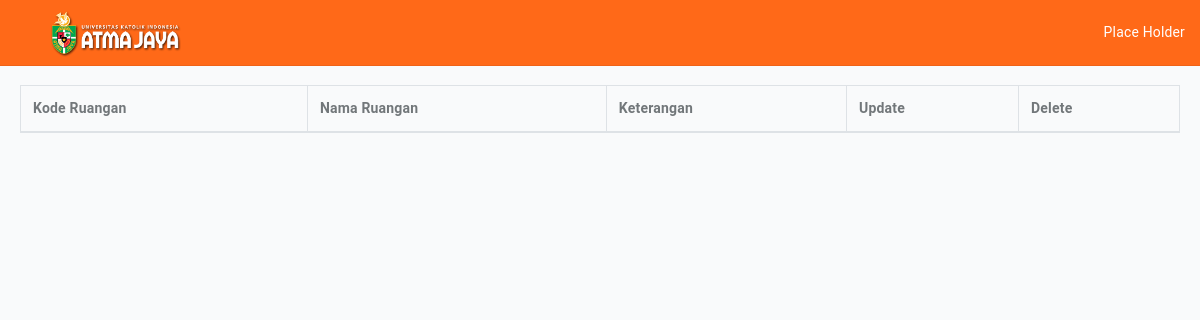
Page /show_ruangan.php on the earlier database version.
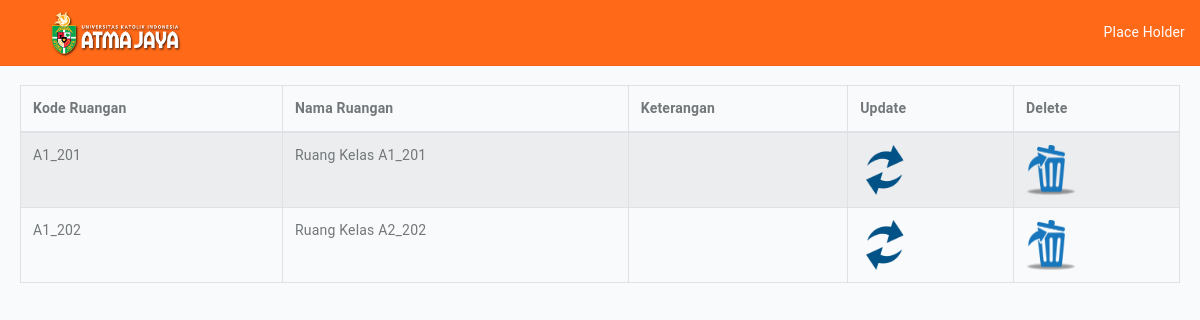
Same page on the later database version.
### tables this page shows
CREATE TABLE IF NOT EXISTS `tb_ruangan` (
  `kd_ruangan` varchar(10) NOT NULL,
  `nama_ruangan` text NOT NULL,
  `keterangan` text NOT NULL,
  PRIMARY KEY (`kd_ruangan`)
);

### Koneksi/koneksi.php (called while the page is built, shortened)
<?php
	$myDbs = "sistem_ruangan";
?>

### fungsi/fungsi.php (called while the page is built, shortened)
<?php
class DB_Functions{
	function __construct(){
		include 'Koneksi/koneksi.php';
	}
            ?>
            <?php
    function getDataRuangan() {
            $result = mysql_query("SELECT * FROM tb_ruangan");
        return $result;
    }
}
?>

### show_ruangan.php (the view, shortened to what this page needs)
<!DOCTYPE html>
<html>
<head>
	<?php
	require "./admin/partials/header.php";
	include "./fungsi/fungsi.php";
        $fungsi = new DB_Functions();
	?>
    <link rel="stylesheet" type="text/css" href="https://cdn.datatables.net/1.10.11/css/jquery.dataTables.min.css">
</head>
<body class="app">
	<div class="page-container">
		<?php require './admin/partials/admin_navbar.php'; ?>
		<main class="main-content bgc-grey-100">
			<div id="mainContent">
				<table class="display table table-striped table-bordered" id="datatable">
                    <thead>
                    	<th>Kode Ruangan</th>
                    	<th>Nama Ruangan</th>
                    	<th>Keterangan</th>
                    	<th>Update</th>
                    	<th>Delete</th>
                    </thead>
                    <tbody>
                    	<?php
                                $myQry = $fungsi->getDataRuangan();
                                while ($kolomData = mysql_fetch_array($myQry)) {
                                    ?>
                                    <tr>
                                        <td><?php echo $kolomData['kd_ruangan']; ?></td>
                                        <td><?php echo $kolomData['nama_ruangan']; ?></td>
                                        <td><?php echo $kolomData['keterangan']; ?></td>
                                        <td><img src="images/update.png" width="50" height="50"></td>
                                        <td><img src="images/delete.png" width="50" height="50"></td>
                                    </tr>
                                <?php } ?>
                    </tbody>
                </table>
			</div>
		</main>
	</div>
</body>
</html>

### admin/partials/header.php (shortened to what this page needs)
<link href="assets/style.css" rel="stylesheet">

### admin/partials/admin_navbar.php (shortened to what this page needs)
<div class="header navbar" style="background-color:#FF6918; width:100%;">
	<div class="header-container">
		<ul class="nav-left">
			<li class="dropdown">
				<a href="" class="dropdown-toggle no-after peers fxw-nw ai-c lh-1" data-toggle="dropdown">
					<div class="peer">
						<span class="fsz-sm c-white"><img src="./assets/assets/static/images/header.png" height="60.em" width="150.em"></span>
					</div>
				</a>
				</li>
			</ul>
		<ul class="nav-right">
			<li class="dropdown">
				<a href="" class="dropdown-toggle no-after peers fxw-nw ai-c lh-1" data-toggle="dropdown">
					<div class="peer">
						<span class="fsz-sm c-white">Place Holder</span>
					</div>
				</a>
					</li>
				</ul>
	</div>
</div>

### admin/partials/header.php (style rules this page uses)
.page-container { padding: 0px!important; }

Differences in the rows shown:
added tb_ruangan: kd_ruangan "A1_201", nama_ruangan "Ruang Kelas A1_201"
added tb_ruangan: kd_ruangan "A1_202", nama_ruangan "Ruang Kelas A2_202"
